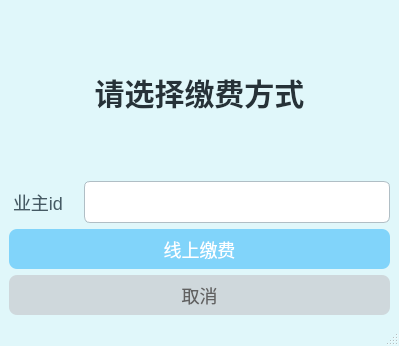
<?xml version="1.0" encoding="UTF-8"?>
<ui version="4.0">
 <class>Owner_Pay</class>
 <widget class="QMainWindow" name="Owner_Pay">
  <property name="geometry">
   <rect>
    <x>0</x>
    <y>0</y>
    <width>399</width>
    <height>346</height>
   </rect>
  </property>
  <property name="windowTitle">
   <string>MainWindow</string>
  </property>
  <property name="styleSheet">
   <string notr="true">/* ============== 全局基础样式 ============== */
QMainWindow, 
QWidget#centralwidget { 
    /* 浅蓝背景色，柔和不刺眼 */
    background-color: #E0F7FA; 
    /* 统一全局字体（确保系统有该字体，或替换为 Arial 等通用字体） */
    font-family: &quot;Microsoft YaHei&quot;, &quot;PingFang SC&quot;, Arial, sans-serif; 
}

/* ============== 标题标签样式 ============== */
QLabel#label { 
    /* 大尺寸标题，突出层级 */
    font-size: 40px; 
    font-weight: bold;
    /* 深灰色标题，增强可读性 */
    color: #263238; 
    /* 上下留白，让标题不拥挤 */
    padding: 20px 0; 
}

/* ============== 表单标签样式 ============== */
QLabel#label_2 { 
    /* 稍大字体，适配大尺寸界面 */
    font-size: 18px; 
    /* 标签与输入框对齐，视觉更统一 */
    alignment: AlignRight; 
    /* 右侧留白，与输入框保持间距 */
    padding-right: 10px; 
    color: #455A64; /* 深灰色文字，避免过淡 */
}

/* ============== 输入框样式 ============== */
QLineEdit { 
    /* 输入框高度适配大尺寸 */
    height: 40px; 
    font-size: 16px;
    /* 浅灰色边框 + 圆角，柔和风格 */
    border: 1px solid #B0BEC5; 
    border-radius: 6px; 
    /* 内部留白，输入体验更好 */
    padding: 0 10px; 
    background-color: #FFFFFF; /* 白色背景，区分输入区域 */
}

/* 输入框聚焦时高亮 */
QLineEdit:focus { 
    border: 1px solid #81D4FA; /* 浅蓝色高亮边框 */
    /* 可选：阴影增强聚焦感 */
    /* box-shadow: 0 0 8px rgba(129, 212, 250, 0.5); */
}

/* ============== 按钮通用样式 ============== */
QPushButton { 
    /* 按钮基础高度，适配大尺寸 */
    height: 48px; 
    font-size: 18px;
    color: #FFFFFF; /* 白色文字 */
    border: none; /* 去掉默认边框 */
    border-radius: 8px; /* 大圆角，更柔和 */
    /* 过渡动画，点击更丝滑 */
    transition: all 0.3s ease; 
    cursor: pointer; /* 鼠标悬浮变手型 */
}

/* 线上缴费按钮 - 浅蓝色主色 */
QPushButton#pushButton_2 { 
    background-color: #81D4FA; 
}

/* 取消按钮 - 浅灰色辅助色 */
QPushButton#pushButton_3 { 
    background-color: #CFD8DC; 
    color: #616161; /* 深灰色文字 */
}

/* 按钮悬浮效果 */
QPushButton:hover { 
    opacity: 0.9; /* 透明度降低，模拟按下反馈 */
}

/* 按钮按下效果 */
QPushButton:pressed { 
    transform: scale(0.98); /* 轻微缩小，增强点击感 */
}

/* ============== 布局间距优化 ============== */
QGridLayout#gridLayout,
QVBoxLayout#verticalLayout,
QHBoxLayout#horizontalLayout { 
    /* 全局布局间距，让控件不拥挤 */
    spacing: 20px; 
    /* 边缘留白，适配大尺寸 */
    margin: 20px; 
}</string>
  </property>
  <widget class="QWidget" name="centralwidget">
   <layout class="QGridLayout" name="gridLayout">
    <item row="0" column="0">
     <widget class="QLabel" name="label">
      <property name="styleSheet">
       <string notr="true">QLabel {
    
    font-family: &quot;Microsoft YaHei&quot;;
    font-size: 30px;
}
</string>
      </property>
      <property name="text">
       <string>请选择缴费方式</string>
      </property>
      <property name="alignment">
       <set>Qt::AlignmentFlag::AlignCenter</set>
      </property>
     </widget>
    </item>
    <item row="1" column="0">
     <layout class="QVBoxLayout" name="verticalLayout">
      <item>
       <layout class="QHBoxLayout" name="horizontalLayout">
        <item>
         <widget class="QLabel" name="label_2">
          <property name="text">
           <string>业主id</string>
          </property>
         </widget>
        </item>
        <item>
         <widget class="QLineEdit" name="lineEdit"/>
        </item>
       </layout>
      </item>
      <item>
       <widget class="QPushButton" name="pushButton_2">
        <property name="sizePolicy">
         <sizepolicy hsizetype="Minimum" vsizetype="Maximum">
          <horstretch>0</horstretch>
          <verstretch>0</verstretch>
         </sizepolicy>
        </property>
        <property name="maximumSize">
         <size>
          <width>16777215</width>
          <height>40</height>
         </size>
        </property>
        <property name="text">
         <string>线上缴费</string>
        </property>
       </widget>
      </item>
      <item>
       <widget class="QPushButton" name="pushButton_3">
        <property name="sizePolicy">
         <sizepolicy hsizetype="Minimum" vsizetype="Maximum">
          <horstretch>0</horstretch>
          <verstretch>0</verstretch>
         </sizepolicy>
        </property>
        <property name="maximumSize">
         <size>
          <width>16777215</width>
          <height>40</height>
         </size>
        </property>
        <property name="text">
         <string>取消</string>
        </property>
       </widget>
      </item>
     </layout>
    </item>
   </layout>
  </widget>
  <widget class="QMenuBar" name="menubar">
   <property name="geometry">
    <rect>
     <x>0</x>
     <y>0</y>
     <width>399</width>
     <height>18</height>
    </rect>
   </property>
  </widget>
  <widget class="QStatusBar" name="statusbar"/>
 </widget>
 <resources/>
 <connections/>
</ui>
